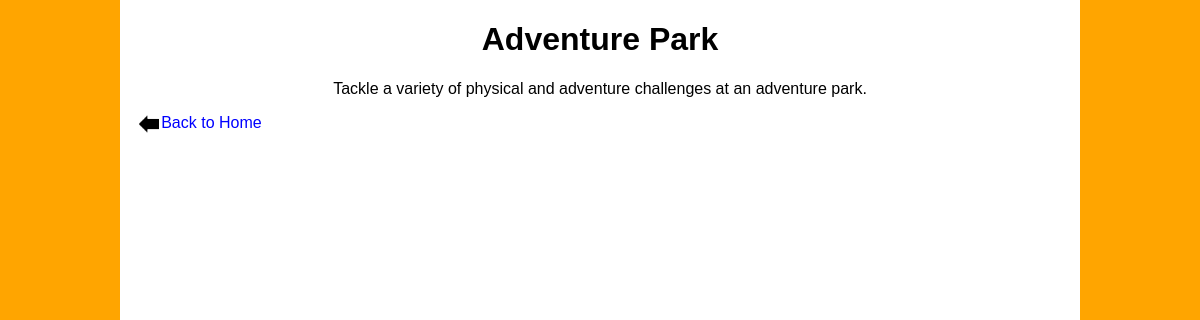
Page /activitypage/Adventure Park on the committed database.
### tables this page shows
CREATE TABLE activity(
activity_id integer primary key autoincrement,
name text not null,
description text not null,
link text);

### main.py (the view)
@app.route('/activitypage/<activity>')
def activitypage(activity):
    cursor.execute("SELECT activity.name, activity.description FROM activity WHERE activity.name = ?", (activity,))
    activity = cursor.fetchone()
    if activity:
        activity_details = {
            'name': activity['name'],
            'description': activity['description']
        }
        return render_template('activitypage.html', activity=activity_details)
    else:
        return "Activity not found", 404

### templates/activitypage.html (shortened to what this page needs)
<!DOCTYPE html>
<html>
  <head>
    <link rel="stylesheet" href="{{ url_for('static', filename='page.css') }}">
  </head>
  <body>
    <h1>{{ activity.name }}</h1>
    <p>{{ activity.description }}</p>
    <img src="{{ url_for('static', filename='arrow_left.png') }}" alt="" id="arrow"><a href="{{ url_for('home') }}" id="return">Back to Home</a>
  </body>
</html>

### static/page.css (style rules this page uses)
body { font-family: sans-serif; min-height: 100vh; background: linear-gradient(to right, orange 10%, white 10%, white 90%, orange 90%); background-size: 100% 100%; margin-left: 10%; margin-right: 10%; }
h1 { text-align: center; }
p { margin-left: 5%; margin-right: 5%; text-align: center; }
a:link, a:visited { color: blue; text-decoration: None; }
#return { margin-left: 2px; margin-bottom: 4px; }
#arrow { width:20px; height:20px; float: left; margin-left: 2% }

### rows in the picture
activity: name "Adventure Park", description "Tackle a variety of physical and adventure challenges at an adventure park."
